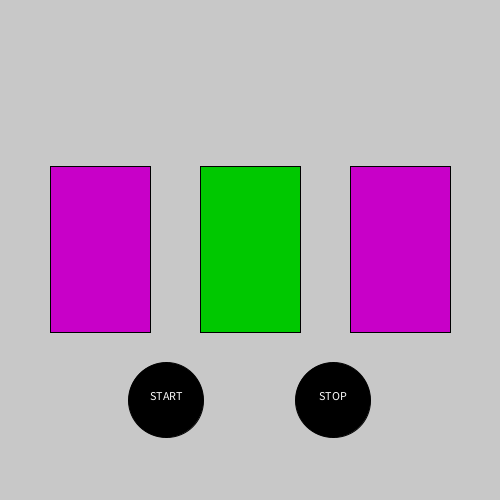
Frame 1 (no input)
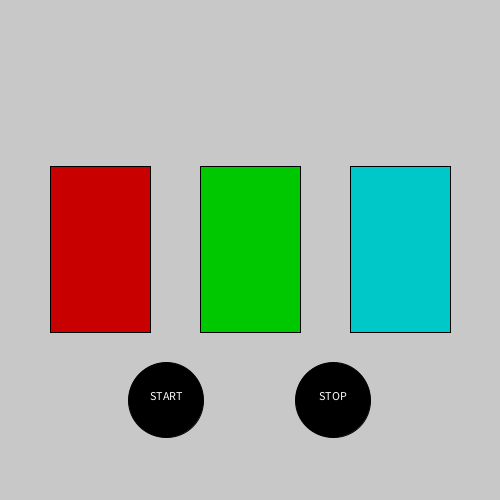
Frame 60 (the mouse pressed at the canvas centre just before this capture)
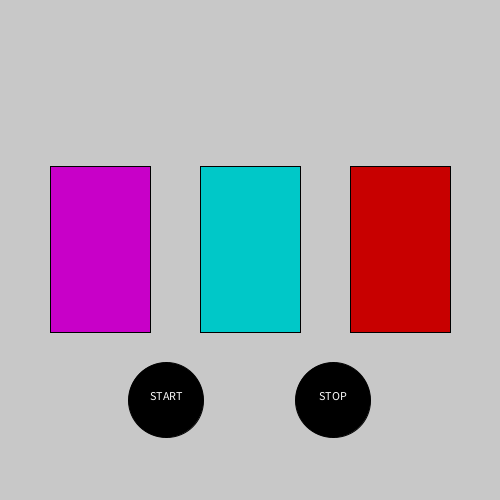
Frame 120 (the mouse held since frame 60 and released just before this capture)

The Processing sketch that drew these frames (run headless with seeded random() and noise(); from frame 60 on, the mouse is pressed at the canvas centre):

// Processing sketch: Question_2
// ── Question_2.pde
//Slot Machine  //<>//
//The slot machine consists of n slot objects.  The user can start and stop
//the slots with start/stop buttons.  The user gets a WINNER message if all 
//the slots are the same color, otherwise they are NOT A WINNER.
int n = 3;
Slot [] slots = new Slot[n];
Button start, stop;
boolean playGame = true;
float slot_width;
float hor_whitespace;

void setup() {
  size(500, 500);

  //Instantiating all objects with nice spacing 
  slot_width = 0.2*width;
  hor_whitespace = (width - slots.length*slot_width)/(slots.length+1);
  for (int i = 0; i < slots.length; i ++) {
    slots[i] = new Slot((i+1)*hor_whitespace+i*slot_width, height/3, slot_width, height/3, int(random(2, 9)));
  }
  //Buttons are not spaced particularly mathematically but they look
  //okay and I'm happy with that for now.
  start = new Button(width/3, 0.8*height, 0.15*height, "START");
  stop = new Button(2*width/3, 0.8*height, 0.15*height, "STOP");
}

void draw() {
  background(200);
  //Only while playing the slots will they color change
  if (playGame) {
    for (int i = 0; i < slots.length; i ++) {
      if (slots[i].shouldChange()) {
        slots[i].colorChange();
      }
      slots[i].frames_since_last_change += 1;
    }
  }

  //Code for displaying the slots and the buttons
  for (int i = 0; i < slots.length; i ++) {
    slots[i].display();
  }
  start.display();
  stop.display();

  //Text to be displayed if the user stops the slots
  if (!playGame) {
    int prev_color = slots[0].color_index;
    boolean all_match = false;
    for (int i = 1; i < slots.length; i++) {
      if (slots[i].color_index == prev_color) {
        if (i == slots.length - 1) {
          all_match = true;
        }
        continue;
      } else {
        break;
      }
    }
    if (all_match) {
      text("WINNER", width/2-0.5*textWidth("WINNER"), 0.1*height);
    } else {
      text("NOT A WINNER", width/2-0.5*textWidth("NOT A WINNER"), 0.1*height);
    }
  }
}

void mousePressed() {
  if (start.buttonClicked()) {
    playGame = true;
  } else if (stop.buttonClicked()) {
    playGame = false;
  }
}
// ── Button.pde
class Button {
  //Simple button class that has a message displayed on the button
  float x, y;
  float size;
  String text;

  Button(float _x, float _y, float _size, String _text) {
    x = _x;
    y = _y;
    size = _size;
    text = _text;
  }


  void display() {
    fill(0);
    ellipse(x, y, size, size);
    fill(255);
    text(text, x-0.5*textWidth(text), y);
  }
  
  boolean buttonClicked() {
    //Returns true if the mouse is on the button.
    if (dist(x,y,mouseX,mouseY) < 0.5*size) {
       return true;
    } else {
      return false;
    }
  }
}
// ── Slot.pde
class Slot {
  //A slot contains a list of colors that it cycles through at an ever-
  //changing rate.  It also has dimensions and a location for when it is displayed.
  color [] colors = {color(0, 200, 0), 
    color(200, 0, 200), 
    color(200, 200, 0), 
    color(0, 200, 200), 
    color(200, 0, 0)};
    
  float x, y;
  float s_width, s_height;
  int color_index;
  int changeRate, frames_since_last_change;

  Slot(float _x, float _y, float _width, float _height, int _changeRate) {
    x = _x;
    y = _y;
    s_width = _width;
    s_height = _height;
    color_index = int(random(0, colors.length-1));
    changeRate = _changeRate;
  }


  void display() {
    fill(colors[color_index]);
    rect(x, y, s_width, s_height);
  }
  
  void colorChange() {
    //Cycles through the color list and goes back to the start if at the end.
     color_index = (color_index == colors.length-1) ? 0 : color_index+1;
  }
  
  boolean shouldChange() {
    //Slots should change when the frames since last change is equal to 
    //that slot's changeRate
    if (frames_since_last_change == changeRate) {
      frames_since_last_change = 0;
      changeRate = int(random(2,9));
      return true;
    } else {
      return false;
    }
  }
}
